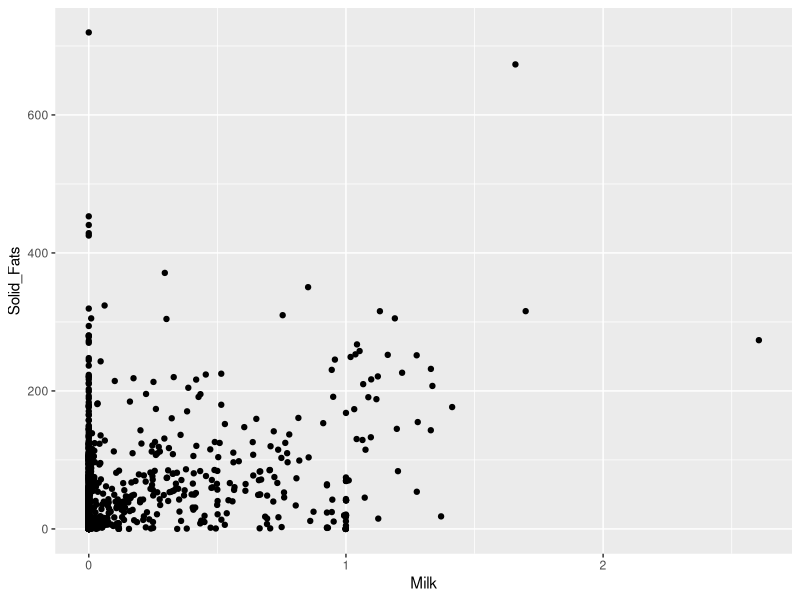
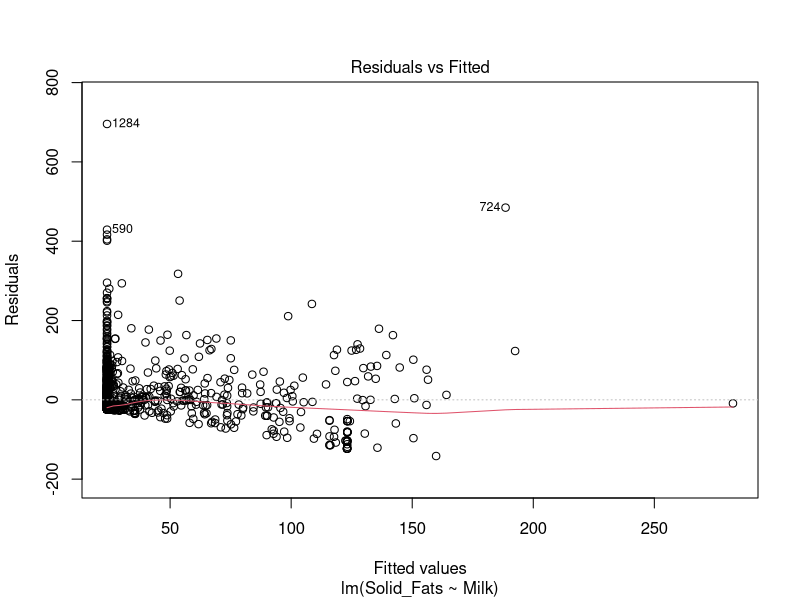
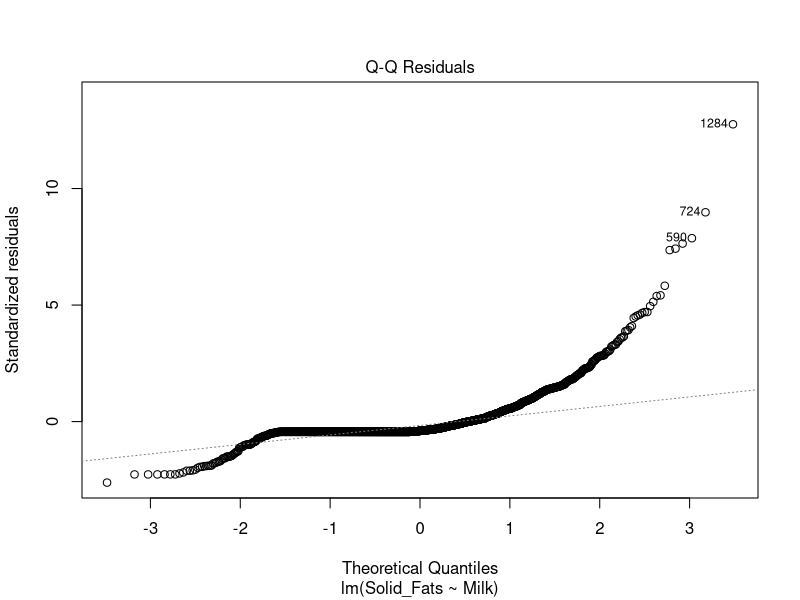
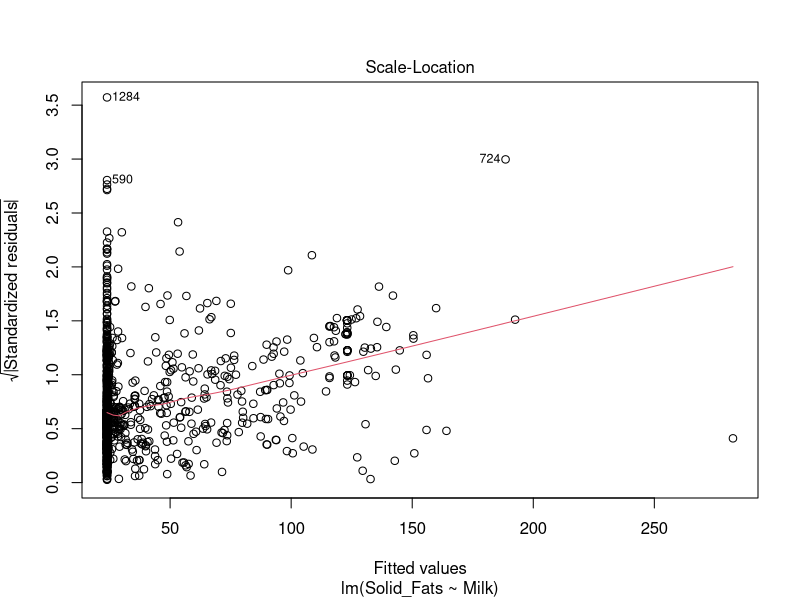
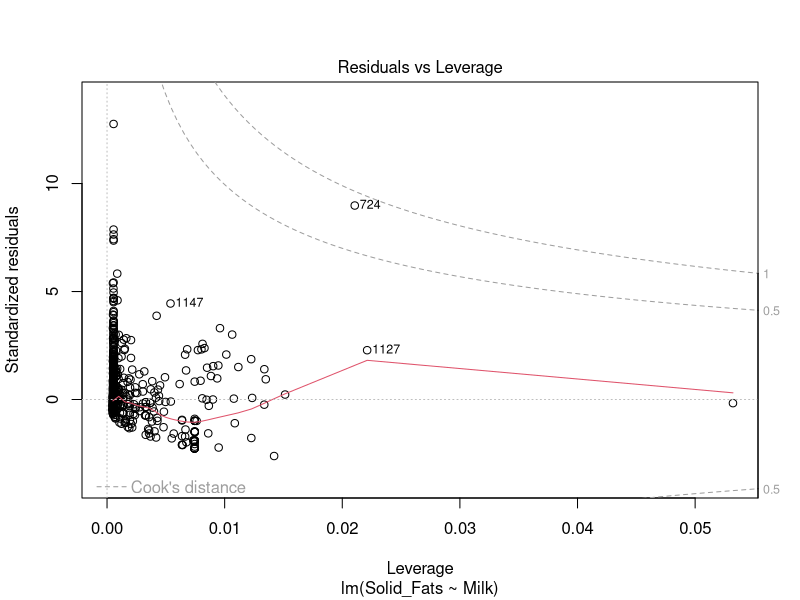
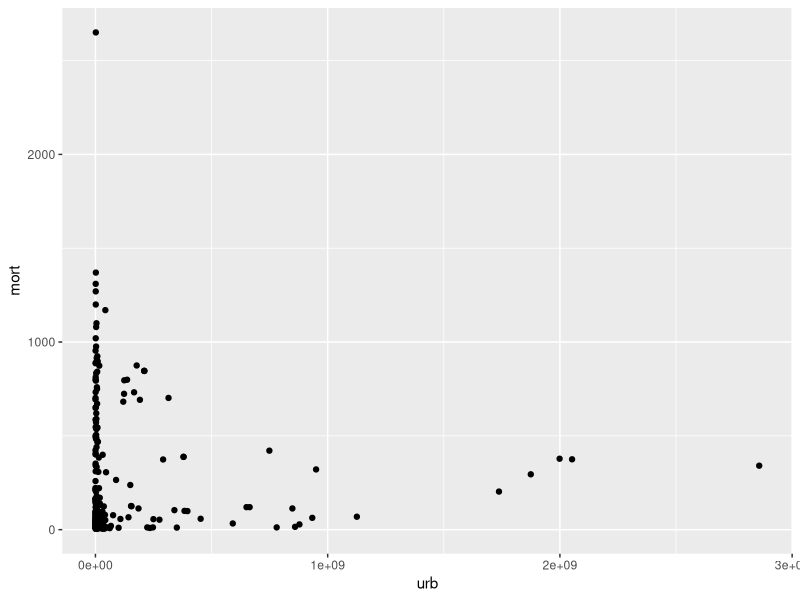
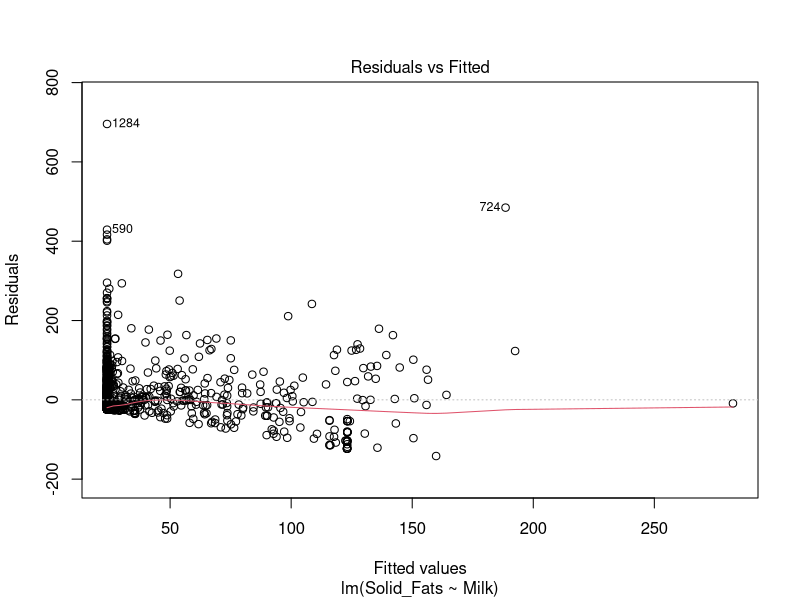
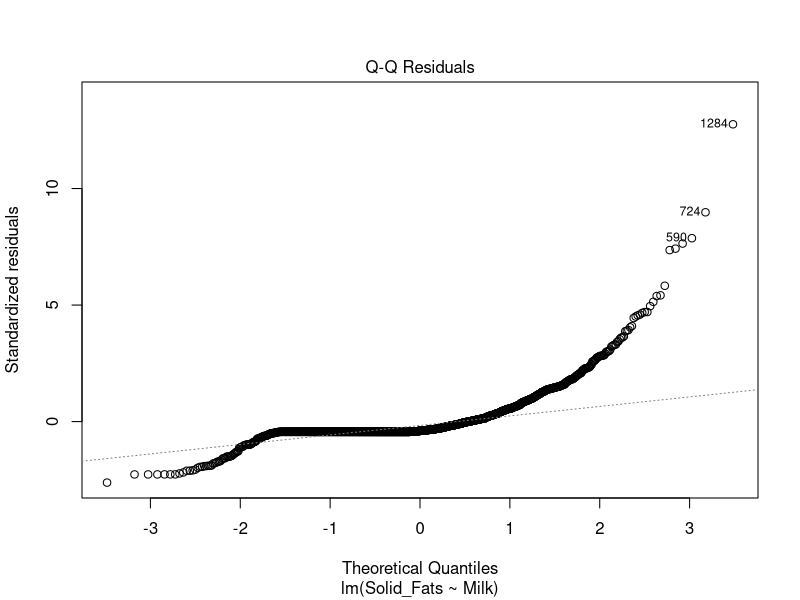

Write the R code that produced these figures, in order.
## ---- chunk 1
library('tidyverse')
nutrition <- read.csv('Food_Display_Table.csv')
## ---- chunk 2
ggplot(nutrition, aes(x=Milk, y=Solid_Fats)) + geom_point()
cor(nutrition$Milk, nutrition$Solid_Fats)
## ---- chunk 3
m1 <- lm(data=nutrition, Solid_Fats ~ Milk)
summary(m1)
plot(m1)
## ---- chunk 4
maternal <- read.csv('maternal.csv')
m <- maternal[complete.cases(maternal$X2000),]

urban <- read.csv('urban.csv')
u <- urban[complete.cases(urban$X2000),]

mat <- data.frame(country = m$Country.Code, mort = m$X2000)
urb <- data.frame(country = u$Country.Code, urb = u$X2000)

combined <- merge(mat, urb, by="country")

ggplot(data=combined, aes(x=urb, y=mort)) + geom_point()
## ---- chunk 5
m2 <- lm(data=combined, mort ~ urb)
summary(m2)
plot(m1)
